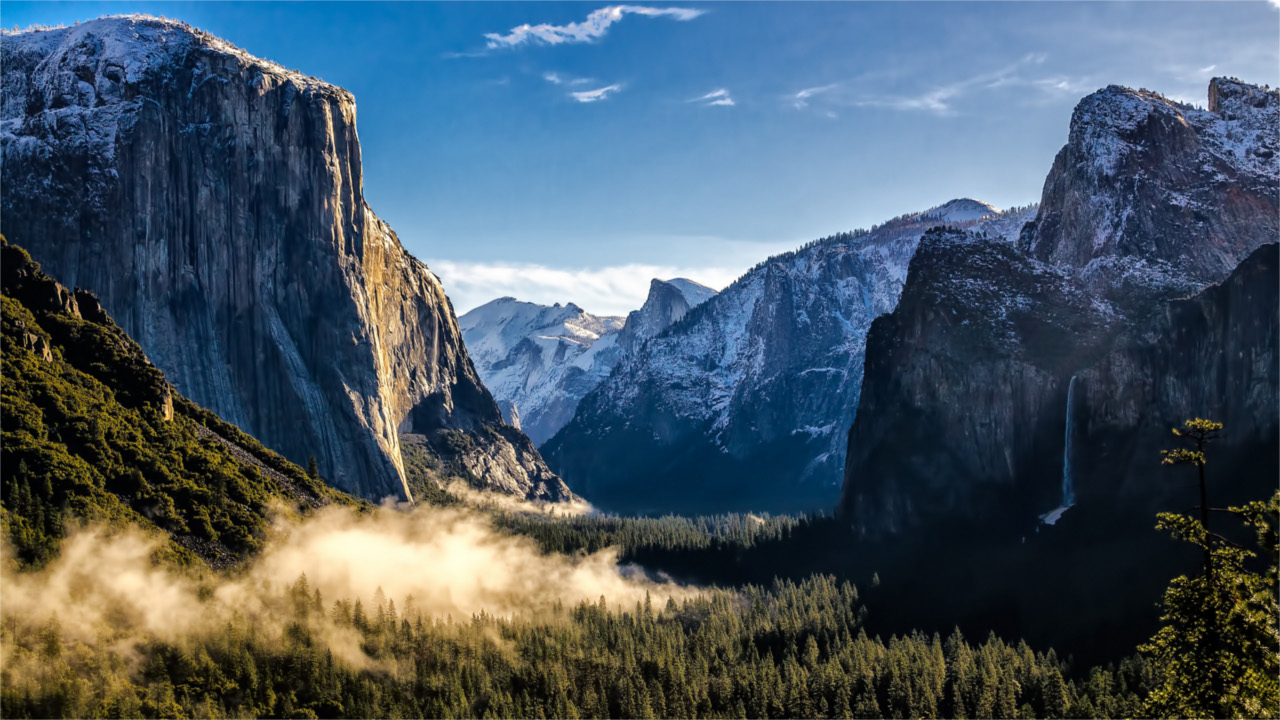
//> input picture Algorithms/test_data/1280_720_16.jpg, 1280 x 720 px
$ ./matchTemplate ../../test_data/1280_720_16.jpg   (built with g++ and OpenCV 4)
//> lines starting //> are read from the running program, lines starting //| are printed output that depends on the picture
/**********************************

		matchTemplate.cpp

	Created by Joshua Smith

		2017-04-28

***********************************/

#include <stdio.h>
#include <iostream>
#include <fstream>
#include <chrono>
#include <opencv2/opencv.hpp>


int main(int argc, char** argv )
{
    if ( argc != 2 )
    {
        printf("ERROR: No image provided\n");
        return -1;
    }

	std::ofstream logfile;
  	logfile.open ("log.txt", std::fstream::in | std::fstream::out | std::fstream::app);
	logfile << "algorithm:matchTemplate,";
	logfile << "type:cpu,";
	logfile << "OCVVersion:" << CV_VERSION << ",";

    cv::Mat input, input2;
	cv::Mat output;
    input = cv::imread( argv[1], 1 );
//> input is the input picture: 720 rows x 1280 cols, CV_8UC3; mean B, G, R 100.4, 88, 71.7

    if ( !input.data )
    {
        printf("No image data \n");
        return -1;
    }
    cv::Rect ROI(50, 50, 100, 100);
    input2 = input(ROI);
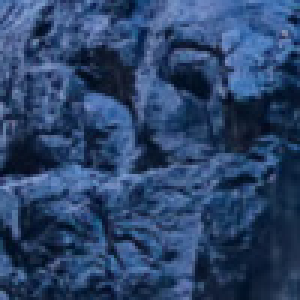
//> input2: 100 rows x 100 cols, CV_8UC3 (shown 3 times larger); mean B, G, R 106.1, 68.2, 43.7

    auto t1 = std::chrono::high_resolution_clock::now();

    matchTemplate(input, input2, output, cv::TM_SQDIFF);
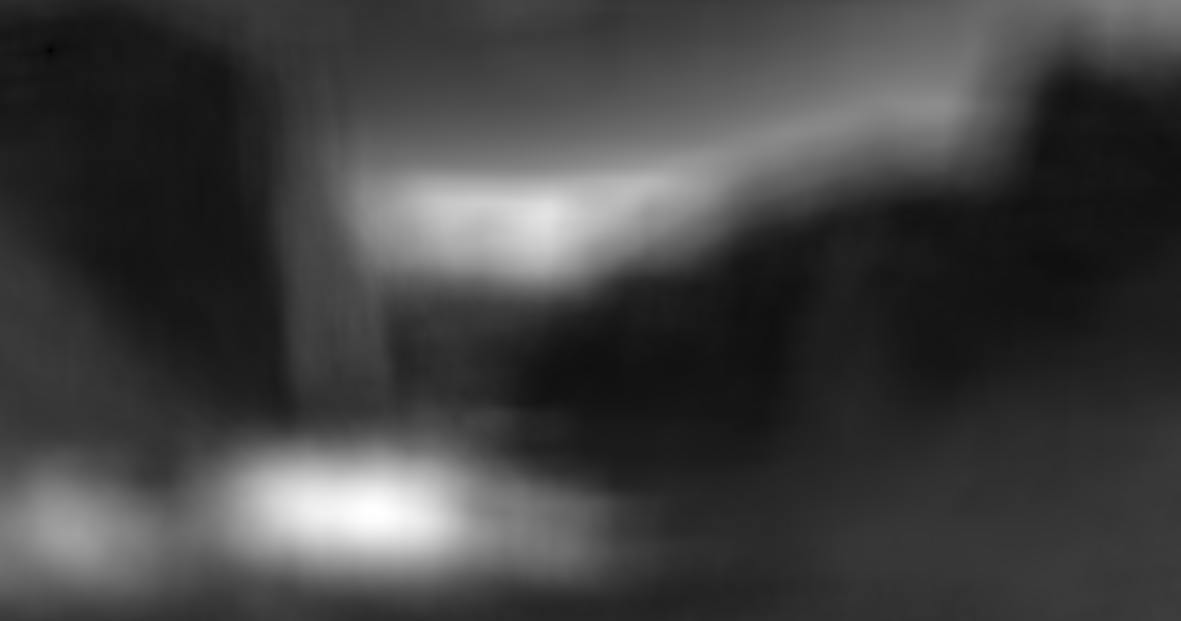
//> output: 621 rows x 1181 cols, CV_32FC1; min 1.31e-06, max 713074368, mean 183516992; drawn with min black and max white

    auto t2 = std::chrono::high_resolution_clock::now();

	logfile << "width:" << input.cols << ","
            << "height:" << input.rows << ","
            << "dataType:" << input.type() << ","
            << "time:"	<< std::chrono::duration_cast<std::chrono::microseconds>(t2-t1).count() << "\n";
	logfile.close();
    return 0;
}
